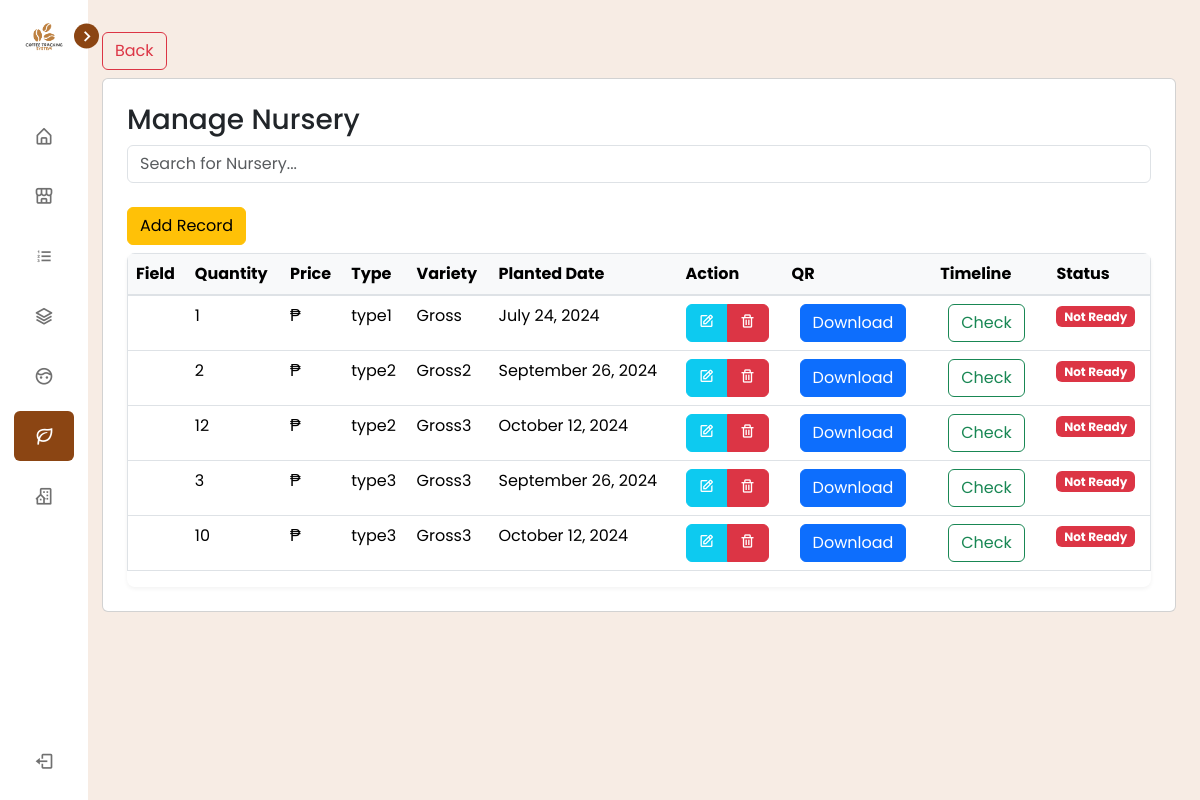
/view/pages/plant_nursery/index.php (signed in), run on an earlier commit of the app's database.
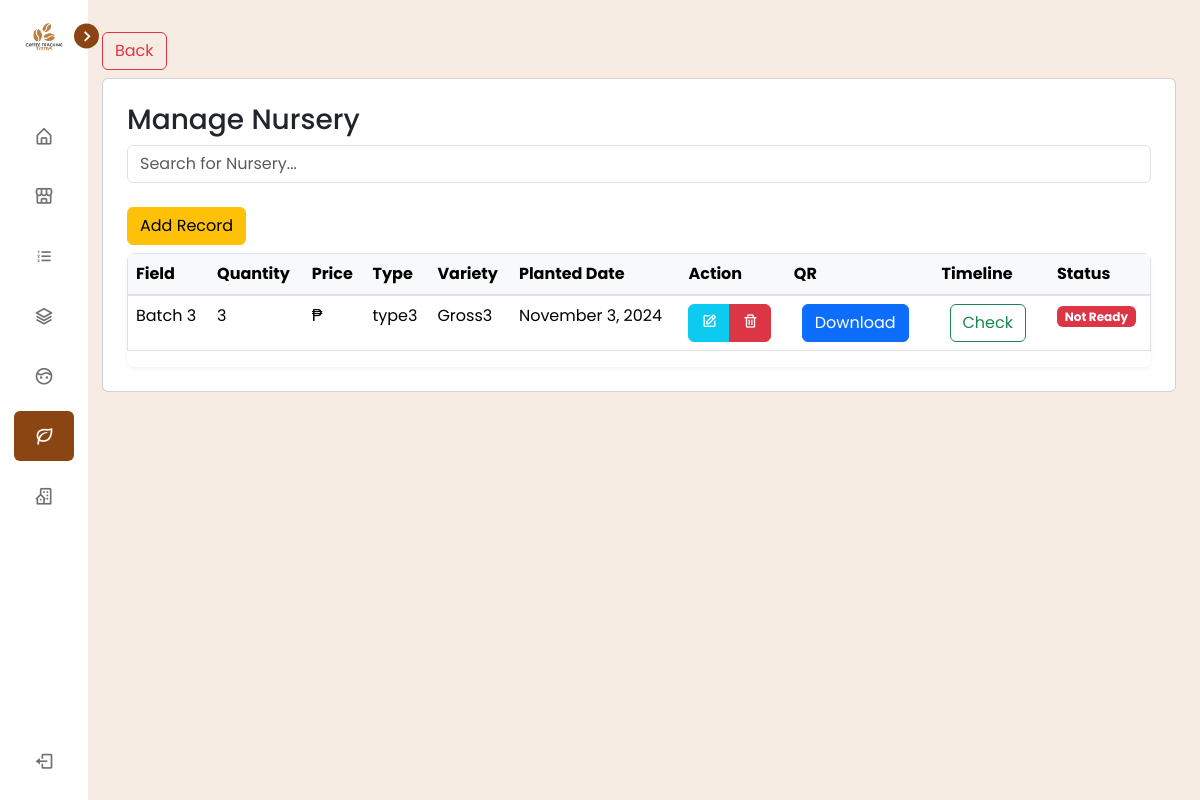
And on a later commit of the database.
### tables this page shows
CREATE TABLE `tbl_nursery` (
  `id` int(255) NOT NULL,
  `nursery_id` varchar(255) DEFAULT NULL,
  `nursery_field` varchar(255) NOT NULL,
  `nursery_seedling_source` varchar(255) NOT NULL,
  `type_id` varchar(255) DEFAULT NULL,
  `variety_id` varchar(255) DEFAULT NULL,
  `quantity` int(255) NOT NULL,
  `planted_date` varchar(255) DEFAULT NULL,
  `created_date` timestamp(6) NOT NULL DEFAULT current_timestamp(6)
);

CREATE TABLE `tbl_type` (
  `id` int(11) NOT NULL,
  `type_id` varchar(255) NOT NULL,
  `type_name` varchar(255) NOT NULL,
  `description` varchar(255) NOT NULL
);

CREATE TABLE `tbl_variety` (
  `id` int(255) NOT NULL,
  `variety_id` varchar(255) NOT NULL,
  `variety_name` varchar(255) NOT NULL,
  `description` varchar(255) NOT NULL
);

### connection/connection.php (called while the page is built, shortened)
<?php
class config {
    public function __construct(){
        $dsn = "mysql:host=".H.";dbname=".DB;
        $username = U;
        $password = P;
        try {
            $this->pdo = new PDO($dsn, $username, $password);
        } catch (PDOException $e) {
            die("Connection failed: " . $e->getMessage());
        }
    }
}
?>

### controller/PlantNurseryController.php (called while the page is built, shortened)
<?php
    require_once('../../../services/PlantNurseryService.php');
    $nurseryServices = new PlantInfo();
    $nurserys = $nurseryServices->getPlantInfos();
?>

### services/PlantNurseryService.php (called while the page is built, shortened)
<?php
require_once("../../../connection/connection.php");
class PlantInfo extends config {
    public function getPlantInfos() {
        try {
            $query = "SELECT
                            n.id,
                            n.nursery_id,
                            n.nursery_field,
                            n.bought_price,
                            n.type_id,
                            t.type_name,
                            t.description AS type_description,
                            n.variety_id,
                            v.variety_name,
                            v.description AS variety_description,
                            n.quantity,
                            n.planted_date,
                            n.created_date
                        FROM
                            tbl_nursery n
                        JOIN
                            tbl_type t ON n.type_id = t.type_id
                        JOIN
                            tbl_variety v ON n.variety_id = v.variety_id
                        WHERE
                            1;
                        ";
            $stmt = $this->pdo->prepare($query);
            $stmt->execute();
            return $stmt->fetchAll(PDO::FETCH_ASSOC);
        } catch (PDOException $e) {
            echo "Error: " . $e->getMessage();
        }
    }
    public function getHarvestStatus($nurseryID) {
        try {
            $query = "
                SELECT
                    CASE
                        WHEN EXISTS (
                            SELECT 1 FROM tbl_timeline WHERE nursery_id_fk = :nurseryID AND timeline_title = 'Harvested'
                        )
                        THEN (
                            SELECT MAX(history_date) FROM tbl_timeline WHERE nursery_id_fk = :nurseryID AND timeline_title = 'Harvested'
                        )
                        ELSE (
                            SELECT planted_date FROM tbl_nursery WHERE nursery_id = :nurseryID
                        )
                    END AS relevant_date,
                    CASE
                        WHEN EXISTS (
                            SELECT 1
                            FROM tbl_timeline
                            WHERE nursery_id_fk = :nurseryID
                            AND timeline_title = 'Harvested'
                        )
                        THEN 'True'
                        ELSE 'False'
                    END AS status
            ";
            $stmt = $this->pdo->prepare($query);
            $stmt->bindParam(':nurseryID', $nurseryID);
            $stmt->execute();
            return $stmt->fetch(PDO::FETCH_ASSOC);
        }
        catch (PDOException $e) {
            echo "Error: " . $e->getMessage();
        }
    }
}
?>

### view/pages/plant_nursery/index.php (the view, shortened to what the changed rows need)
<?php
  require_once('../../../services/PlantNurseryService.php');
  include_once('../../../controller/PlantNurseryController.php');
  include_once('../../components/header.php');
?>
<div>
    <div class="card p-4">
      <div class="table-responsive">
                <table border="1" class="table" id="nurseryOwnersTable">
                    <thead>
                        <tr>
                            <th>Field</th>
                            <th>Quantity</th>
                            <th>Price</th>
                            <th>Type</th>
                            <th>Variety</th>
                            <th>Planted Date</th>
                            <th>Action</th>
                            <th>QR</th>
                            <th>Timeline</th>
                            <th>Status</th>
                        </tr>
                    </thead>
                    <tbody>
                        <?php if (!empty($nurserys)): ?>
                            <?php foreach ($nurserys as $nursery): ?>
                                <tr>
                                    <td><?php echo htmlspecialchars($nursery['nursery_field']); ?></td>
                                    <td><?php echo htmlspecialchars($nursery['quantity']); ?></td>
                                    <td>₱<?php echo htmlspecialchars($nursery['bought_price']); ?></td>
                                    <td><?php echo htmlspecialchars($nursery['type_name']); ?></td>
                                    <td><?php echo htmlspecialchars($nursery['variety_name']); ?></td>
                                    <td>
                                        <?php
                                            $plantedDate = new DateTime($nursery['planted_date']);
                                            echo $plantedDate->format('F j, Y');
                                        ?>
                                    </td>
                                    <td>
                                      <div class="btn-group">
                                          <a type="button" class="btn  btn-info" href="update.php?ID=<?php echo htmlspecialchars($nursery['id']); ?>"><i class='bx bx-edit icon text-white'></i></a>
                                          <button type="button" class="btn  btn-danger" data-id="<?php echo htmlspecialchars($nursery['id']); ?>" onclick="setDeleteId(this)"><i class='bx bx-trash icon'></i></button>
                                      </div>
                                    </td>
                                    <td>
                                      <a type="button" class="btn d-none d-md-inline-block btn-primary mx-2" href="qr.php?plantID=<?php echo htmlspecialchars($nursery['nursery_id']); ?>">Download</a>
                                    </td>
                                    <td>
                                      <a type="button" class="btn d-none d-md-inline-block btn-outline-success mx-2" href="../plant_timeline/index.php?id=<?php echo htmlspecialchars($nursery['id']); ?>&nurseryID=<?php echo htmlspecialchars($nursery['nursery_id']); ?>">Check</a>
                                    </td>
                                    <td>
                                      <?php
                                          $history_date = $nurseryServices->getHarvestStatus($nursery['nursery_id']);
                                          $now = new DateTime();
                                          $relevant_date = new DateTime($history_date['relevant_date']);
                                          $interval = $now->diff($relevant_date);
                                          if ($relevant_date->format('Y-m-d') == $now->format('Y-m-d') && $history_date['status'] == 'True') {
                                              echo '<span class="badge text-bg-success">Harvested</span>';
                                          }
                                          else if ($interval->y > 0 || $interval->m >= 24) {
                                              echo '<span class="badge text-bg-warning text-white">Ready</span>';
                                          }
                                          else {
                                              echo '<span class="badge text-bg-danger">Not Ready</span>';
                                          }
                                      ?>
                                  </td>
                                </tr>
                            <?php endforeach; ?>
                        <?php else: ?>
                            <tr>
                                <td colspan="5" class="text-center">No records found.</td>
                            </tr>
                        <?php endif; ?>
                    </tbody>
                </table>
                </div>
            </div>
      </div>
<?php include_once('../../components/footer.php'); ?>

What changed in the data, as far as the page shows it:
removed tbl_nursery: quantity "1", tbl_type.type_name "type1", tbl_variety.variety_name "Gross", planted_date "July 24, 2024"
removed tbl_nursery: quantity "2", tbl_type.type_name "type2", tbl_variety.variety_name "Gross2", planted_date "September 26, 2024"
removed tbl_nursery: quantity "12", tbl_type.type_name "type2", tbl_variety.variety_name "Gross3", planted_date "October 12, 2024"
removed tbl_nursery: quantity "3", tbl_type.type_name "type3", tbl_variety.variety_name "Gross3", planted_date "September 26, 2024"
removed tbl_nursery: quantity "10", tbl_type.type_name "type3", tbl_variety.variety_name "Gross3", planted_date "October 12, 2024"
added tbl_nursery: nursery_field "Batch 3", quantity "3", tbl_type.type_name "type3", tbl_variety.variety_name "Gross3", planted_date "November 3, 2024"
